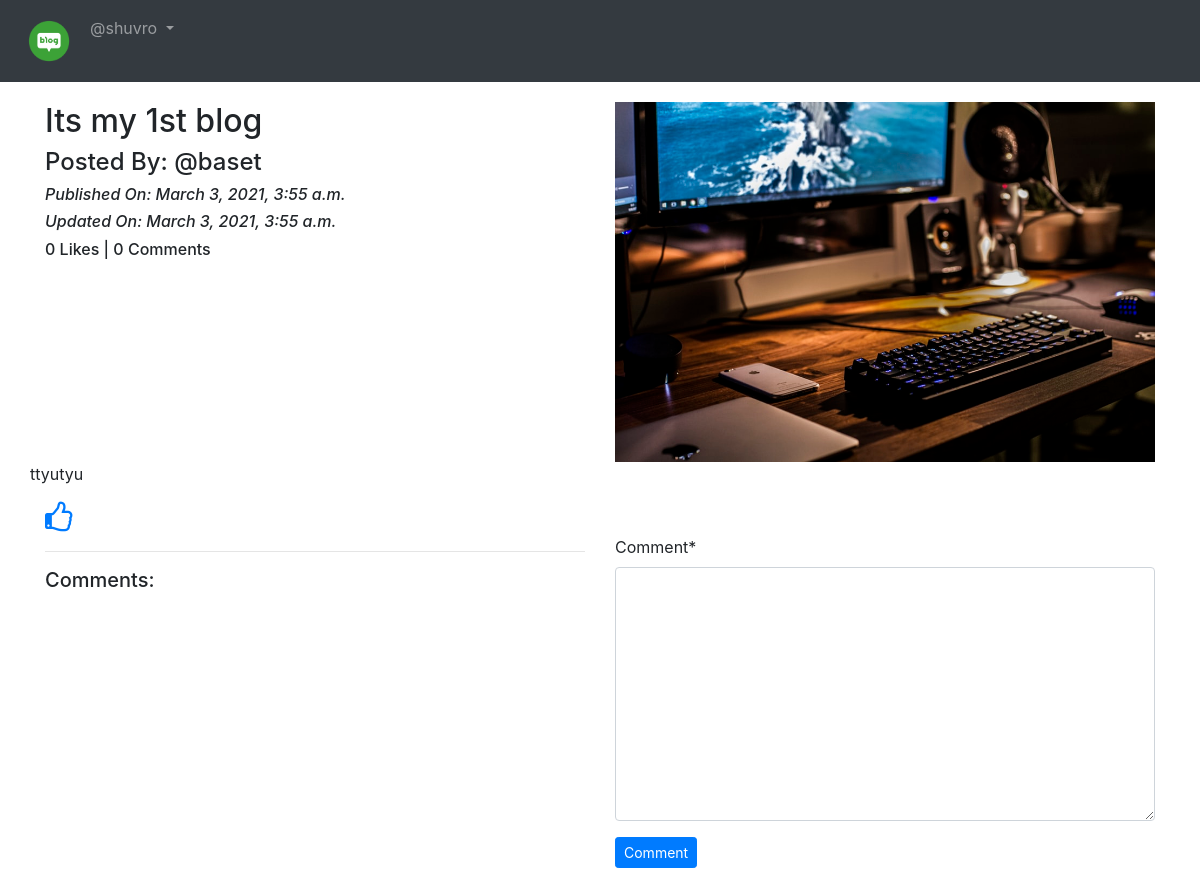
Screenshot of /details/Its-my-1st-blog-5c549cd8-9660-49ad-8b3c-ce4c2d60708c (signed in) with the database file from the repository.
### App_Blog/models.py (models this page shows, shortened)
class Blog(models.Model):
    author = models.ForeignKey(User, on_delete=models.CASCADE, related_name='post_author')
    blog_title = models.CharField(max_length=264, verbose_name="Put a Title")
    slug = models.SlugField(max_length=264, unique=True)
    blog_content = models.TextField(verbose_name="What is on your mind?")
    blog_image = models.ImageField(upload_to='blog_images', verbose_name="Image")
    publish_date = models.DateTimeField(auto_now_add=True)
    update_date = models.DateTimeField(auto_now=True)
    class Meta:
        ordering = ['-publish_date', ]

### App_Blog/views.py (the view, shortened to what this page needs)
# urls.py: path('details/<slug:slug>', views.blog_details, name='blog_details'),
@login_required
def blog_details(request, slug):
    blog = Blog.objects.get(slug=slug)
    comment_form = CommentForm()
    already_liked = Likes.objects.filter(blog=blog, user= request.user)
    if already_liked:
        liked = True
    else:
        liked = False
    return render(request, 'App_Blog/blog_details.html', context={'blog':blog, 'comment_form':comment_form, 'liked':liked,})

### App_Blog/forms.py
class CommentForm(forms.ModelForm):
    class Meta:
        model = Comment
        fields = ('comment',)

### templates/App_Blog/blog_details.html (shortened to what this page needs)
{% extends 'base.html' %}
{% load crispy_forms_tags %}
{% block body_block %}
<div class="row">
  <div class="col-sm-6">
    <h2>{{blog.blog_title}}</h2>
    <h4>Posted By: @{{blog.author}}</h4>
    <i><h6>Published On: {{blog.publish_date}}</h6></i>
    <i><h6>Updated On: {{blog.update_date}}</h6></i>
    <h6>{{blog.liked_blog.count}} Likes | {{blog.blog_comment.count}} Comments</h6>
  </div>
  <div class="col-sm-6">
    <img src="/media/{{blog.blog_image}}" width="100%">
  </div>
  <p>
    {{blog.blog_content|linebreaks}}
  </p>
  </div>
  {% if not liked %}
  <a href="{% url 'App_Blog:liked_post' pk=blog.pk %}">
    <i class="fa fa-thumbs-o-up fa-2x" aria-hidden="true"></i>
  </a>
  {% else %}
  <a href="{% url 'App_Blog:unliked_post' pk=blog.pk %}">
    <i class="fa fa-thumbs-o-down fa-2x" aria-hidden="true"></i>
  </a>
  {% endif %}
  <div class="row">
    <div class="col-sm-6">
      <hr>
      <h5>Comments:</h5>
    </div>
    <div class="col-sm-6">
      <form method="POST">
        {{ comment_form|crispy }}
        <button type="submit" class="btn btn-primary btn-sm">Comment</button>
      </form>
    </div>
  </div>
  <br>
  <br>
  {% endblock %}

### templates/base.html (shortened to what this page needs)
<!DOCTYPE html>
{% load static %}
<html lang="en" dir="ltr">
<head>
  <link rel="stylesheet" href="https://maxcdn.bootstrapcdn.com/bootstrap/4.4.1/css/bootstrap.min.css">
  <link href="https://maxcdn.bootstrapcdn.com/font-awesome/4.7.0/css/font-awesome.min.css" rel="stylesheet">
</head>
<body>
  <nav class="navbar navbar-expand-sm bg-dark navbar-dark">
    <ul class="navbar-nav">
      <li class="nav-item active">
        <a class="nav-link" href="#"><img src="{% static '/media/logo.png' %}" width="50px"></a>
      </li>
      {% if user.is_authenticated %}
      <div class="nav-item dropdown">
        <a class="nav-link dropdown-toggle" href="#" id="navbardrop" data-toggle="dropdown">
          @{{user.username}}
        </a>
      </div>
      {% endif %}
    </ul>
  </nav>
  <div class="container" style="padding-top:20px">
    {% block body_block %}
    {% endblock %}
  </div>
</body>
</html>

### rows the page displays
Blog: blog_title "Its my 1st blog", author "baset", publish_date "March 3, 2021, 3:55 a.m.", update_date "March 3, 2021, 3:55 a.m.", liked_blog.count "0", blog_comment.count "0", blog_image (picture), blog_content "ttyutyu"

### other values shown
{{ user.username }} "shuvro"
